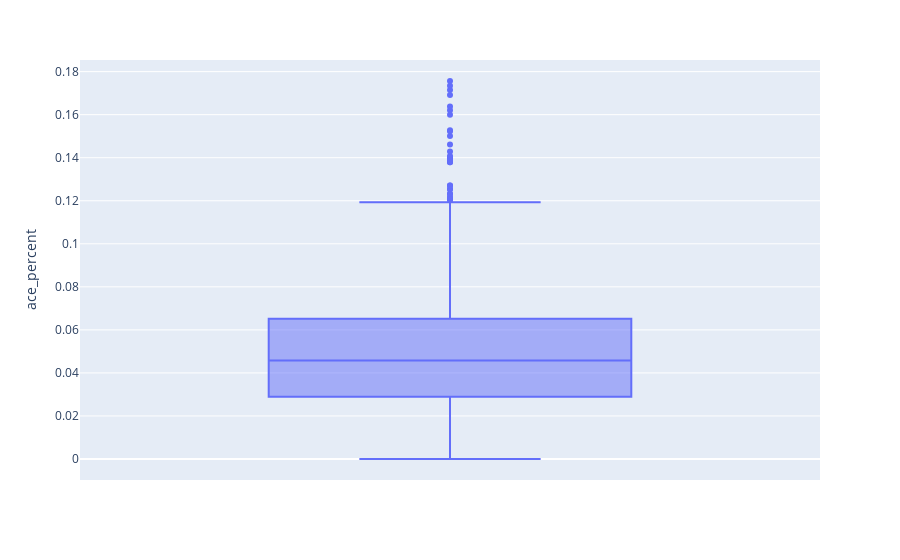

The cell this chart's notebook holds for it:
### Code cell
show_boxplot(df_player_match_statistics, 'ace_percent')

### Figure 1 — Plotly figure (JSON) as saved in the notebook; plotly's stock layout.template omitted (floating-point values rounded to 4 significant figures; data arrays with more than 128 entries replaced by an {"elided": "..."} marker saying what was removed)
{"data": [{"alignmentgroup": "True", "hovertemplate": "ace_percent=%{y}<extra></extra>", "legendgroup": "", "marker": {"color": "#636efa"}, "name": "", "notched": false, "offsetgroup": "", "orientation": "v", "showlegend": false, "type": "box", "x0": " ", "xaxis": "x", "y": {"elided": "2231 float values"}, "y0": " ", "yaxis": "y"}], "layout": {"boxmode": "group", "legend": {"tracegroupgap": 0}, "margin": {"t": 60}, "xaxis": {"anchor": "y", "domain": [0, 1]}, "yaxis": {"anchor": "x", "domain": [0, 1], "title": {"text": "ace_percent"}}}}
